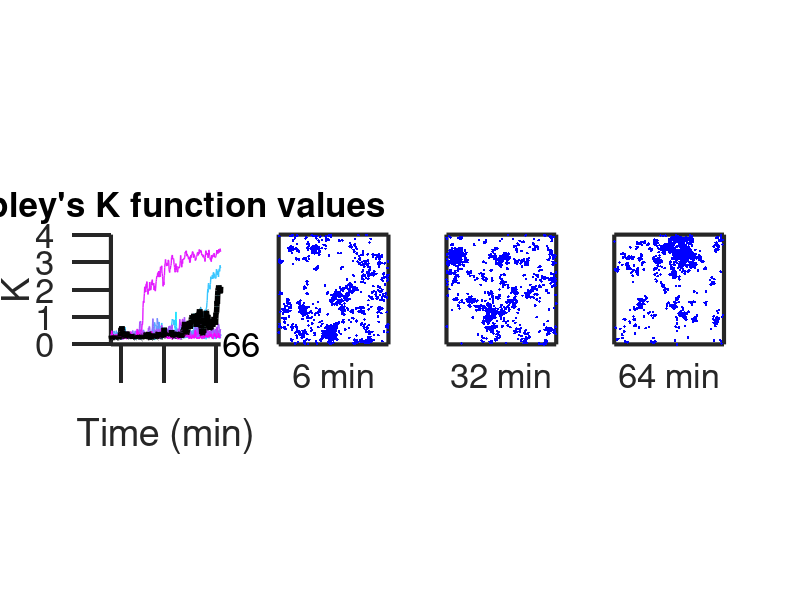

MATLAB code to generate this figure:
% We plotted K values of the simulations with 3000 Cdc42, 170 Bem1-GEF, 30
% Far1-GEF, 2500 receptors, and saturated pheromone concentration.
% The initial condition was uniformly distributed molecules.
load('FigureData/FigureS6.mat')
seeds = 10;
% Color map for the plots
cmap = cool(seeds);
% Time in the unit of minutes
time = (0:10:4000)/60;
figure('units','pixels','position',[300 300 1200 300]); 
for j = 1:seeds
    subplot(1,4,1); hold on
    % Plot time series of K
    plot(time,K(j,:),'color',cmap(j, :),'linewidth',1)
end
ylim([0,4])
xlim([0,Inf])
xlabel('Time (min)')
ylabel('K')
axis square
set(gca,'fontsize',25)
set(gca,'linewidth',3)
set(gca,'TickDir','out');
xticks([6,32,64])
set(gca,'xticklabel',[])
text(68,0,'66','fontsize',25)
title('Ripley''s K function values','fontsize',25,'position',[35,4.4])
set(gca,'TickLength',[0.08, 0.01])

% Mark one plot in black and plot the snapshots of Cdc42-GTP
plot(time,K(1,:),'color','k','linewidth',4)
L = 8.8623; % domain length
subplot(1,4,2)
plot(x_1,y_1,'b.')
xticks([]); yticks([]); ylim([0,L]); xlim([0,L]); axis square;
xlabel('6 min','fontsize',25)
set(gca,'linewidth',3)

subplot(1,4,3)
plot(x_2,y_2,'b.')
xticks([]); yticks([]); ylim([0,L]); xlim([0,L]); axis square;
xlabel('32 min','fontsize',25)
set(gca,'linewidth',3)

subplot(1,4,4)
plot(x_3,y_3,'b.')
xticks([]); yticks([]); ylim([0,L]); xlim([0,L]); axis square;
xlabel('64 min','fontsize',25)
set(gca,'linewidth',3)
